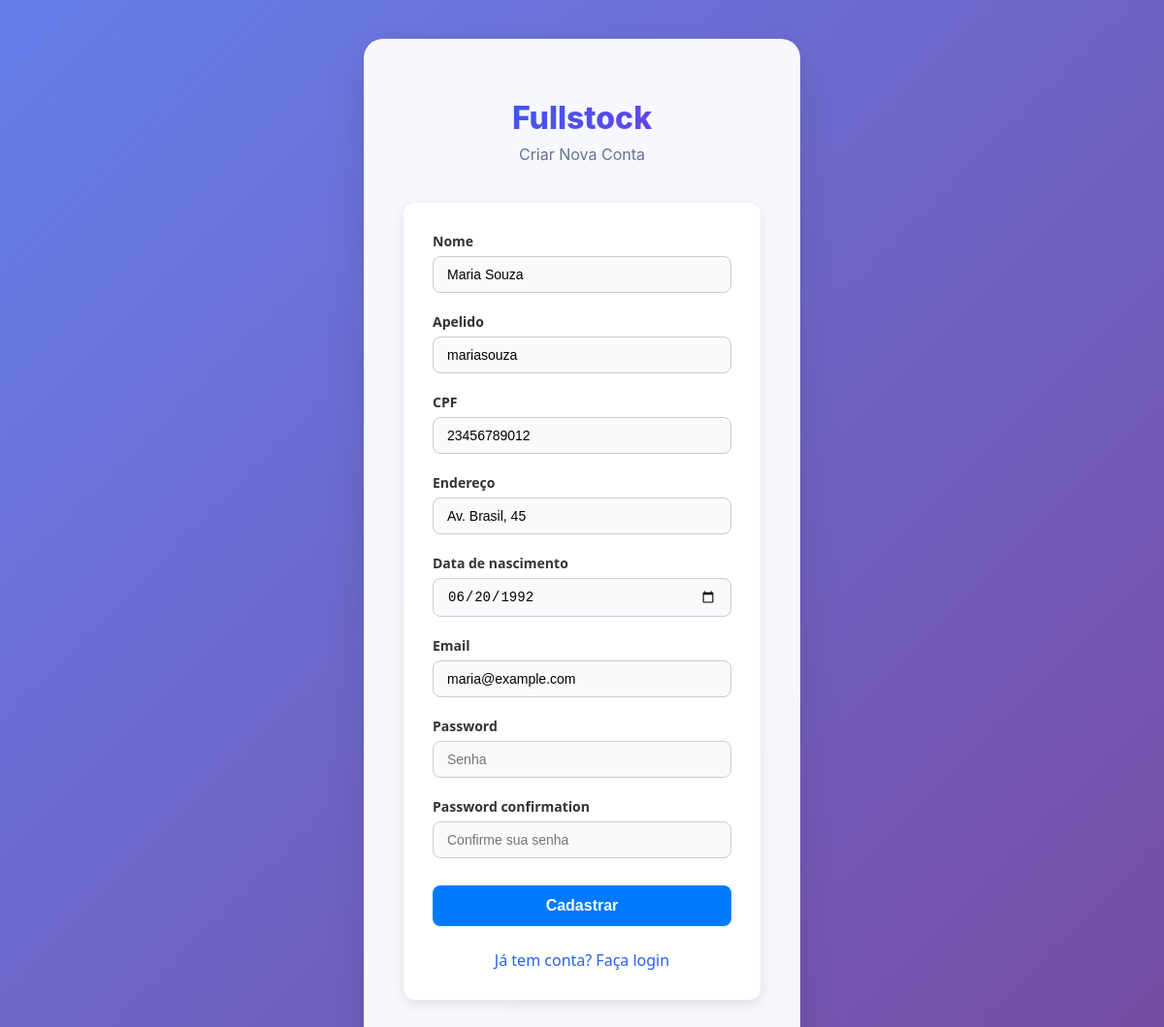
The app's page /profile/update/2 with its own data.
### stock/models.py (models this page shows, shortened)
class AdaptedUser(AbstractUser):
    name = models.CharField(max_length=100, null=False)
    cpf = models.CharField(max_length=11, unique=True, null=False)
    address = models.CharField(max_length=50, null=False)
    birthDate = models.DateField(null=True)
    email = models.EmailField(max_length=254, null=False)

### stock/views.py (the view, shortened to what this page needs)
# urls.py: path("profile/update/<int:pk>", views.UserUpdateView.as_view(), name="userUpdate"),
class UserUpdateView(UpdateView):
    model = AdaptedUser
    form_class = AdaptedUserCreationForm
    template_name = "stock/register.html"
    success_url = reverse_lazy("userProfile")

### stock/templates/stock/register.html (shortened to what this page needs)
{% load static %}
<!DOCTYPE html>
<html lang="pt-BR">
<head>
    <link href="{% static 'css/main.css' %}" rel="stylesheet">
    <link href="{% static 'css/auth.css' %}" rel="stylesheet">
</head>
<body class="auth-body">
<div class="auth-container">
    <div class="auth-card">
        <div class="auth-header">
            <h1 class="auth-logo">Fullstock</h1>
            <p class="auth-subtitle">Criar Nova Conta</p>
        </div>
        <form method="post" enctype="multipart/form-data">
            {% for field in form %}
            <div class="form-group">
                <label for="{{ field.id_for_label }}">{{ field.label }}</label>
                {{ field }}
            </div>
            {% endfor %}
            <button type="submit" class="btn-primary">Cadastrar</button>
            <div class="auth-links">
                <a href="{% url 'login' %}">Já tem conta? Faça login</a>
            </div>
        </form>
    </div>
</div>
</body>
</html>

### static/css/main.css (style rules this page uses)
html, body { margin: 0; padding: 0; width: 100%; height: 100%; font-family: -apple-system, BlinkMacSystemFont, "Segoe UI", Roboto, Oxygen, Ubuntu, Cantarell, sans-serif; background: #f1f5f9; }
.btn-primary { background: #2563eb; color: white; padding: 10px 16px; border-radius: 8px; text-decoration: none; font-weight: 600; }
form { max-width: 600px; margin: 40px auto; padding: 30px; background-color: #ffffff; border-radius: 12px; box-shadow: 0 4px 12px rgba(0, 0, 0, 0.1); font-family: 'Segoe UI', Tahoma, Geneva, Verdana, sans-serif; }
.form-group { display: flex; flex-direction: column; margin-bottom: 20px; }
.form-group label { margin-bottom: 6px; font-weight: 600; color: #333333; font-size: 14px; }
.form-group input, .form-group select, .form-group textarea { padding: 10px 14px; border: 1px solid #ccc; border-radius: 8px; font-size: 14px; transition: border 0.3s, box-shadow 0.3s; }
button.btn-primary { background-color: #007BFF; color: #fff; border: none; padding: 12px 25px; font-size: 16px; border-radius: 8px; cursor: pointer; transition: background-color 0.3s, transform 0.2s; }

### static/css/auth.css (style rules this page uses)
html, body { background: linear-gradient(135deg, #667eea 0%, #764ba2 100%); height: 100%; margin: 0; padding: 0; }
.auth-body { background: linear-gradient(135deg, #667eea 0%, #764ba2 100%); min-height: 100%; width: 100%; display: flex; justify-content: center; padding: 40px 20px; box-sizing: border-box; background-attachment: fixed; }
.auth-container { width: 100%; max-width: 450px; }
.auth-card { background: rgba(255, 255, 255, 0.95); backdrop-filter: blur(10px); border-radius: 20px; padding: 40px; box-shadow: 0 20px 40px rgba(0, 0, 0, 0.1); border: 1px solid rgba(255, 255, 255, 0.2); }
.auth-header { text-align: center; margin-bottom: 32px; }
.auth-logo { font-size: 32px; font-weight: 800; background: linear-gradient(135deg, #2563eb, #7c3aed); -webkit-background-clip: text; -webkit-text-fill-color: transparent; background-clip: text; margin-bottom: 8px; }
.auth-subtitle { color: #64748b; font-size: 16px; margin: 0; }
.form-group { width: 100%; margin-bottom: 20px; }
form input, form select, form textarea { width: 100%; padding: 14px 16px; border-radius: 12px; border: 1px solid #cbd5e1; background: #f8fafc; font-size: 16px; transition: all 0.2s ease; box-sizing: border-box; }
.btn-primary { width: 100%; padding: 16px; font-size: 18px; margin-top: 8px; }
.auth-links { text-align: center; margin-top: 24px; }
.auth-links a { color: #2563eb; text-decoration: none; font-weight: 500; transition: color 0.2s ease; }

### records on screen
AdaptedUser: form "Maria Souza" "mariasouza" "23456789012" "Av. Brasil, 45" "06/20/1992" "maria@example.com"

### other values on screen
{{ field.label }} "Nome" "Apelido" "CPF" "Endereço" "Data de nascimento" "Email" "Password" "Password confirmation"
